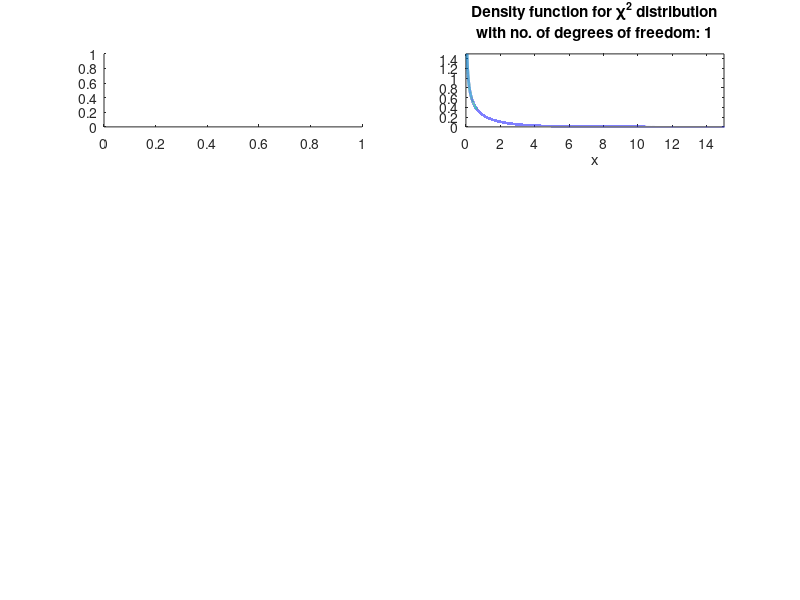

Write the MATLAB code that produced this figure. (Note: this script raises an error after producing the figure.)
%Shemet ex.20
clc;
clear;
vector_df = [1 3 5 50]; %deklaracja wektora stopni swobody
limits_x = [15 20 30 100]; %deklaracja wektora granic (aby sie zgadzalo miedzy lewa a prawa czescia)
limits_y_density = [1.5 0.25 0.2 0.05]; %jw.
limits_y_hist = [0.6 0.25 0.2 0.17]; %jw.
for i=1:4 %petla w 4 iteracje
    v = vector_df(i); %wybor stopnia swobody z wektora
    eps = chi2rnd(v, 100000, 1); %losowanie 100000 wartosci z rozkładu chi-kwadrat
    x = linspace(0, max(eps), 100000); %aby prawa i lewa strona wykresu sie zgadzala,
    % definiuje wektor 1x100000 jako ciag punktow od 0 do maksymalnej wylosowanej wartosci z krokiem 100000 
    subplot(4, 2, i*2);   %wyznaczenie "miejsca" dla wykresu funkcji gestosci iterowanego stopnia swobody
    % i*2, aby ominac blad zmiany wykresu przy kolejnej iteracji 
    f = (x.^(v/2-1).*exp(-x./2))/(2^(v/2)*gamma(v/2)); %wzor na funkcje gestosci chi-kwadrat
    %f = chi2pdf(x, v); %dla sprawdzenia poprawnosci recznie napisanej funkcji
    plot(x, f, 'LineWidth', 2);
    xlabel('x'); %podpis osi X
    title({'Density function for \chi^2 distribution', ['with no. of degrees of freedom: ' num2str(v)]});  
    %tytul jest zdefiniowany przez 2 podzielone \n (przejsciem do
    %nastepnego wiersza) elementy - string i list, gdzie list zawiera w
    %sobie skonwertowany do tekstu typ zmiennej stopnia swobody.
    %znaleziono w przykładach dokumentacji "title"
    axis([0 limits_x(i) 0 limits_y_density(i)]) %zabieg, wykorzystany aby obie osie zaczynaly sie od 0
    
    

    subplot(4, 2, i*2-1); %jw.
    histogram(eps, 25, 'Normalization', 'probability');
    %odpowiedni typ osi Y - czestosc (frequency, nie count) implikuje zastosowanie
    %nowszej funkcji i przejrzania dokumentacji - v(i)=c(i)/N
    xlabel('x'); %jw.
    title({'Frequency histogram for \chi^2 distribution', ['with no. of degrees of freedom: ' num2str(v)]}); %jw.
    axis([0 limits_x(i) 0 limits_y_hist(i)]) % bez tej linijki powstaje odstep na osi X
end
